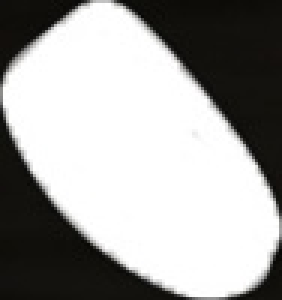
//> input picture TestCV/0.jpg, 94 x 100 px (shown 3 times larger)
$ ./Compressor ../../TestCV/0.jpg   (built with g++ and OpenCV 4)
//> lines starting //> are read from the running program, lines starting //| are printed output that depends on the picture; after the words box and inside, x2 and y2 are one past the last pixel; in counts of white or black regions, pixels touching at a corner belong together
### Compressor/Compressor/source.h
#pragma once
#define BLURSIZE Size(10, 10)
#define LOWTHRESHOLD 70
#define HIGHTHRESHOLD 255
#define EPSBOUND 10
#define LINETHICK 5
#define LINETYPE 5
#define PATH string("C:/Users/User1/Documents/Course4/Diploma/")
#define EXTENSION string(".tif")
#define FILENAME string("img")+EXTENSION
#define MARKEDEXTENSION string("_old")+EXTENSION
#define ORIG_FILE PATH+string("original")+EXTENSION
#define COORD_FILE PATH+string("coordinates.txt")
#define NEW_COORD_FILE PATH+string("new_coordinates.txt")

### Compressor/Compressor/Compressor.cpp
#include <fstream>
#include "opencv2/core/core_c.h"
#include "opencv2/core/types_c.h"
#include <opencv2/highgui/highgui_c.h>
#include "opencv2/core/core.hpp"
#include "opencv2/imgproc/imgproc_c.h"
#include "opencv2/flann/flann.hpp"
#include "opencv2/core/core.hpp"
#include "opencv2/imgproc/imgproc.hpp"
#include "opencv2/features2d/features2d.hpp"
#include "opencv2/calib3d/calib3d.hpp"
#include "opencv2/objdetect/objdetect.hpp"
#include <opencv2/opencv.hpp>
#include <opencv2/imgcodecs/imgcodecs.hpp>
#include <opencv2/imgproc/imgproc_c.h>
#include <opencv2/imgproc/types_c.h>
#include <string>
#include "source.h"

using namespace cv;
using namespace std;

struct Img
{
	IplImage* implImg;
	Mat matImg;
};

void Show(string pic_name, Mat& pic) {
	cvNamedWindow(pic_name.c_str(), WINDOW_NORMAL);
	imshow(pic_name.c_str(), pic);
	cvWaitKey(0);
}

void Show(string pic_name, IplImage* pic) {
	cvNamedWindow(pic_name.c_str(), CV_WINDOW_NORMAL);
	cvShowImage(pic_name.c_str(), pic);
	cvWaitKey(0);
}

IplImage* TransformMatToImg(Mat& mat) {
	auto src_img = cvCreateImage(cvSize(mat.cols, mat.rows), 8, 3);
	IplImage buff = mat;
	cvCopy(&buff, src_img);
	return src_img;
}

Img GetImage(int argc, char* argv[]) {
//> called with argc = 2
	Img img;
	String imageName = FILENAME;
	if (argc > 1) {
		imageName = String(argv[1]);
	}
	img.matImg = imread(PATH + imageName);// получаем картинку
//> img.matImg is the input picture: 100 rows x 94 cols, CV_8UC3; mean B, G, R 160.7, 162.2, 162.5
	if (img.matImg.empty()) {// Check for invalid input
		cout << "Could not open or find the image" << std::endl;
		exit(-1);
	}
	//transform
	img.implImg = TransformMatToImg(img.matImg);//new_image = cvCreateImage(cvSize(new_image_mat.cols, new_image_mat.rows), 8, 3);//IplImage ipltemp = new_image_mat;//cvCopy(&ipltemp, new_image);
	// покажем изображение
	Show("new", img.implImg);
	return img;
}

// [53 lines left out: function ReadCoord, not called in this run]

void WriteCoordinates(vector<Rect>& boundRect) {
	ofstream f(NEW_COORD_FILE, ios::trunc);
	for (int i = 0; i < boundRect.size(); i++) {
		f << "BR - " << boundRect[i].br().x << ";" << boundRect[i].br().y << endl;
		f << "TL - " << boundRect[i].tl().x << ";" << boundRect[i].tl().y << endl;
		f << endl;
	}
	f.close();
}

void EnlargeROI(Mat& frm, Rect& boundingBox) {
	int padding = EPSBOUND;
	Rect returnRect = Rect(boundingBox.x - padding, boundingBox.y - padding, boundingBox.width + (padding * 2), boundingBox.height + (padding * 2));
	if (returnRect.x < 0)returnRect.x = 0;
	if (returnRect.y < 0)returnRect.y = 0;
	if (returnRect.x + returnRect.width >= frm.cols)returnRect.width = frm.cols - returnRect.x;
	if (returnRect.y + returnRect.height >= frm.rows)returnRect.height = frm.rows - returnRect.y;
	boundingBox = returnRect;
}

vector<Rect> FindObjects(Img& img) {
	Mat threshold_output = img.matImg, gray_mat, blur_image;
	vector<vector<Point> > contours;
	vector<Vec4i> hierarchy;
	int x = img.implImg->width, y = img.implImg->height;
//> x = 94; y = 100
	// создаём одноканальные картинки
	cvtColor(img.matImg, gray_mat, CV_BGR2GRAY);
	// размываем картинку чтобы убрать шумы
	blur(gray_mat, blur_image, BLURSIZE);
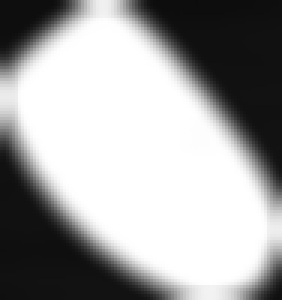
//> blur_image: 100 rows x 94 cols, CV_8UC1 (shown 3 times larger); min 12, max 255, mean 162.8
	// применяем пороговое преобразование для выделения объектов
	threshold(blur_image, threshold_output, LOWTHRESHOLD, HIGHTHRESHOLD, THRESH_BINARY);
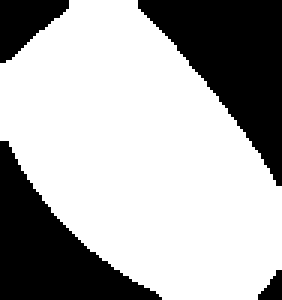
//> threshold_output: 100 rows x 94 cols, CV_8UC1 (shown 3 times larger); 67.9% white; 4 black regions
	Show("threshold", threshold_output);
	/// Поиск контуров
	findContours(threshold_output, contours, hierarchy, CV_RETR_EXTERNAL, CV_CHAIN_APPROX_SIMPLE, Point(0, 0));
//> contours = 1 contour; box (x1, y1, x2, y2) and area: (0, 0, 94, 100) 6252
	// Аппроксимация контуров к прямоугольникам
	vector<vector<Point> > contours_poly(contours.size());
//> contours_poly = 1 empty contours
	vector<Rect> boundRect(contours.size());
//> boundRect = 1 Rect (x, y, width, height): [0, 0, 0, 0]
	printf("%d objects on pic\n", contours.size());
//| 1 objects on pic
	for (int i = 0; i < contours.size(); i++) {
		approxPolyDP(Mat(contours[i]), contours_poly[i], EPSBOUND, true);
		boundRect[i] = boundingRect(Mat(contours_poly[i]));
	}
//> this loop made 1 pass
	Mat drawing = Mat::zeros(threshold_output.size(), CV_8UC3);
	for (int i = 0; i < contours.size(); i++)
	{
		EnlargeROI(img.matImg, boundRect[i]);
		printf("tl - (%d %d) - br - (%d %d) \n", boundRect[i].tl().x, boundRect[i].tl().y,
			boundRect[i].br().x, boundRect[i].br().y);
		//отрисовка для наглядности
		drawContours(drawing, contours_poly, i, CV_RGB(0, 255, 0), LINETHICK, LINETYPE, vector<Vec4i>(), 0, Point());
		rectangle(drawing, boundRect[i].tl(), boundRect[i].br(), CV_RGB(0, 0, 255), LINETHICK, LINETYPE, 0);
		//установка ИОР
		cvSetImageROI(img.implImg, boundRect[i]);
		//вырезание объекта
		Mat subImg = img.matImg(boundRect[i]);
		//никогда не забываем удалять ИОР
		cvResetImageROI(img.implImg);
		string filename = to_string(i);
		imwrite(PATH + filename + EXTENSION, subImg);
		//imwrite(filename + "compressed.jpg", subImg, { IMWRITE_JPEG_QUALITY, 50 });
	}
//> this loop made 1 pass
//> boundingBox in EnlargeROI on pass 1: Rect(0, 0, 94, 100)
//| tl - (0 0) - br - (94 100)
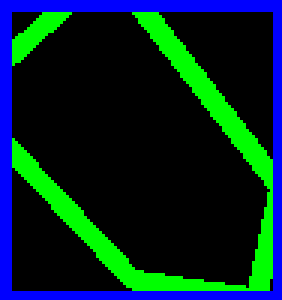
//> drawing: 100 rows x 94 cols, CV_8UC3 (shown 3 times larger); mean B, G, R 35.5, 36.6, 0
	Show("objects", drawing);
	return boundRect;
}

bool IsCoordinatesEmpty() {
	fstream file(COORD_FILE);
	if (!file.is_open()) {
		cout << "First launch\n"; // если не открылся
		return true;
	}
	else if (file.peek() == EOF)
		return true;// если первый символ конец файла
	file.close();
	return false;
}

// [9 lines left out: function CopyOldPlaces, not called in this run]

int main(int argc, char* argv[])
{
	//проверка файла с координатами
	bool first_launch = IsCoordinatesEmpty();
	//получение нового изображения
	Img img = GetImage(argc, argv);
	if (first_launch) {
		//если алгоритм запущен впервые, то изображение остается неизменным
		imwrite(ORIG_FILE, img.matImg);
	}
	//поиск объектов на изображении
	auto objects = FindObjects(img);
//> objects = 1 Rect (x, y, width, height): [0, 0, 94, 100]
	if (!first_launch) {
		//сохранение частей изображения с предыдущих положений объектов
		auto old_coord = ReadCoord(COORD_FILE);
		CopyOldPlaces(img, old_coord);
	}
	//запись координат новых положений объектов
	WriteCoordinates(objects);
//> the loop in WriteCoordinates, `for (int i = 0; i < boundRect.size(); i++)` made 1 pass
	// освобождение ресурсов
	cvReleaseImage(&img.implImg);
	// удаление окон
	cvDestroyAllWindows();
	return 0;
}
